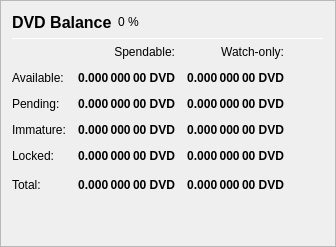
                   <widget class="QFrame" name="frame_Balances">
                    <property name="frameShape">
                     <enum>QFrame::StyledPanel</enum>
                    </property>
                    <property name="frameShadow">
                     <enum>QFrame::Raised</enum>
                    </property>
                    <layout class="QVBoxLayout" name="verticalLayout_4">
                     <item>
                      <layout class="QHBoxLayout" name="horizontalLayout_4">
                       <item>
                        <widget class="QLabel" name="label_5">
                         <property name="minimumSize">
                          <size>
                           <width>0</width>
                           <height>20</height>
                          </size>
                         </property>
                         <property name="font">
                          <font>
                           <pointsize>12</pointsize>
                           <weight>75</weight>
                           <bold>true</bold>
                          </font>
                         </property>
                         <property name="text">
                          <string>DVD Balance</string>
                         </property>
                        </widget>
                       </item>
                       <item>
                        <widget class="QLabel" name="labelDVDPercent">
                         <property name="text">
                          <string notr="true">0 %</string>
                         </property>
                        </widget>
                       </item>
                       <item>
                        <spacer name="horizontalSpacer_3">
                         <property name="orientation">
                          <enum>Qt::Horizontal</enum>
                         </property>
                         <property name="sizeHint" stdset="0">
                          <size>
                           <width>40</width>
                           <height>20</height>
                          </size>
                         </property>
                        </spacer>
                       </item>
                      </layout>
                     </item>
                     <item>
                      <widget class="Line" name="line_Balance">
                       <property name="minimumSize">
                        <size>
                         <width>0</width>
                         <height>1</height>
                        </size>
                       </property>
                       <property name="maximumSize">
                        <size>
                         <width>16777215</width>
                         <height>1</height>
                        </size>
                       </property>
                       <property name="orientation">
                        <enum>Qt::Horizontal</enum>
                       </property>
                      </widget>
                     </item>
                     <item>
                      <layout class="QGridLayout" name="gridLayout">
                       <property name="spacing">
                        <number>12</number>
                       </property>
                       <item row="0" column="1">
                        <widget class="QLabel" name="labelSpendable">
                         <property name="text">
                          <string>Spendable:</string>
                         </property>
                         <property name="alignment">
                          <set>Qt::AlignRight|Qt::AlignTrailing|Qt::AlignVCenter</set>
                         </property>
                        </widget>
                       </item>
                       <item row="0" column="2">
                        <widget class="QLabel" name="labelWatchonly">
                         <property name="text">
                          <string>Watch-only:</string>
                         </property>
                         <property name="alignment">
                          <set>Qt::AlignRight|Qt::AlignTrailing|Qt::AlignVCenter</set>
                         </property>
                        </widget>
                       </item>
                       <item row="1" column="0">
                        <widget class="QLabel" name="labelBalanceText">
                         <property name="text">
                          <string>Available:</string>
                         </property>
                        </widget>
                       </item>
                       <item row="1" column="1">
                        <widget class="QLabel" name="labelBalance">
                         <property name="font">
                          <font>
                           <weight>75</weight>
                           <bold>true</bold>
                          </font>
                         </property>
                         <property name="cursor">
                          <cursorShape>IBeamCursor</cursorShape>
                         </property>
                         <property name="toolTip">
                          <string>Your current spendable balance</string>
                         </property>
                         <property name="text">
                          <string notr="true">0.000 000 00 DVD</string>
                         </property>
                         <property name="alignment">
                          <set>Qt::AlignRight|Qt::AlignTrailing|Qt::AlignVCenter</set>
                         </property>
                         <property name="textInteractionFlags">
                          <set>Qt::LinksAccessibleByMouse|Qt::TextSelectableByKeyboard|Qt::TextSelectableByMouse</set>
                         </property>
                        </widget>
                       </item>
                       <item row="1" column="2">
                        <widget class="QLabel" name="labelWatchAvailable">
                         <property name="font">
                          <font>
                           <weight>75</weight>
                           <bold>true</bold>
                          </font>
                         </property>
                         <property name="cursor">
                          <cursorShape>IBeamCursor</cursorShape>
                         </property>
                         <property name="toolTip">
                          <string>Your current balance in watch-only addresses</string>
                         </property>
                         <property name="text">
                          <string notr="true">0.000 000 00 DVD</string>
                         </property>
                         <property name="alignment">
                          <set>Qt::AlignRight|Qt::AlignTrailing|Qt::AlignVCenter</set>
                         </property>
                         <property name="textInteractionFlags">
                          <set>Qt::LinksAccessibleByMouse|Qt::TextSelectableByKeyboard|Qt::TextSelectableByMouse</set>
                         </property>
                        </widget>
                       </item>
                       <item row="2" column="0">
                        <widget class="QLabel" name="labelPendingText">
                         <property name="text">
                          <string>Pending:</string>
                         </property>
                        </widget>
                       </item>
                       <item row="2" column="1">
                        <widget class="QLabel" name="labelUnconfirmed">
                         <property name="font">
                          <font>
                           <weight>75</weight>
                           <bold>true</bold>
                          </font>
                         </property>
                         <property name="cursor">
                          <cursorShape>IBeamCursor</cursorShape>
                         </property>
                         <property name="toolTip">
                          <string>Total of transactions that have yet to be confirmed, and do not yet count toward the spendable balance</string>
                         </property>
                         <property name="text">
                          <string notr="true">0.000 000 00 DVD</string>
                         </property>
                         <property name="alignment">
                          <set>Qt::AlignRight|Qt::AlignTrailing|Qt::AlignVCenter</set>
                         </property>
                         <property name="textInteractionFlags">
                          <set>Qt::LinksAccessibleByMouse|Qt::TextSelectableByKeyboard|Qt::TextSelectableByMouse</set>
                         </property>
                        </widget>
                       </item>
                       <item row="2" column="2">
                        <widget class="QLabel" name="labelWatchPending">
                         <property name="font">
                          <font>
                           <weight>75</weight>
                           <bold>true</bold>
                          </font>
                         </property>
                         <property name="cursor">
                          <cursorShape>IBeamCursor</cursorShape>
                         </property>
                         <property name="toolTip">
                          <string>Unconfirmed transactions to watch-only addresses</string>
                         </property>
                         <property name="text">
                          <string notr="true">0.000 000 00 DVD</string>
                         </property>
                         <property name="alignment">
                          <set>Qt::AlignRight|Qt::AlignTrailing|Qt::AlignVCenter</set>
                         </property>
                         <property name="textInteractionFlags">
                          <set>Qt::LinksAccessibleByMouse|Qt::TextSelectableByKeyboard|Qt::TextSelectableByMouse</set>
                         </property>
                        </widget>
                       </item>
                       <item row="3" column="0">
                        <widget class="QLabel" name="labelImmatureText">
                         <property name="text">
                          <string>Immature:</string>
                         </property>
                        </widget>
                       </item>
                       <item row="3" column="1">
                        <widget class="QLabel" name="labelImmature">
                         <property name="font">
                          <font>
                           <weight>75</weight>
                           <bold>true</bold>
                          </font>
                         </property>
                         <property name="cursor">
                          <cursorShape>IBeamCursor</cursorShape>
                         </property>
                         <property name="toolTip">
                          <string>Staked or masternode rewards that has not yet matured</string>
                         </property>
                         <property name="text">
                          <string notr="true">0.000 000 00 DVD</string>
                         </property>
                         <property name="alignment">
                          <set>Qt::AlignRight|Qt::AlignTrailing|Qt::AlignVCenter</set>
                         </property>
                         <property name="textInteractionFlags">
                          <set>Qt::LinksAccessibleByMouse|Qt::TextSelectableByKeyboard|Qt::TextSelectableByMouse</set>
                         </property>
                        </widget>
                       </item>
                       <item row="3" column="2">
                        <widget class="QLabel" name="labelWatchImmature">
                         <property name="font">
                          <font>
                           <weight>75</weight>
                           <bold>true</bold>
                          </font>
                         </property>
                         <property name="cursor">
                          <cursorShape>IBeamCursor</cursorShape>
                         </property>
                         <property name="toolTip">
                          <string>Staked or masternode rewards in watch-only addresses that has not yet matured</string>
                         </property>
                         <property name="text">
                          <string notr="true">0.000 000 00 DVD</string>
                         </property>
                         <property name="alignment">
                          <set>Qt::AlignRight|Qt::AlignTrailing|Qt::AlignVCenter</set>
                         </property>
                         <property name="textInteractionFlags">
                          <set>Qt::LinksAccessibleByMouse|Qt::TextSelectableByKeyboard|Qt::TextSelectableByMouse</set>
                         </property>
                        </widget>
                       </item>
                       <item row="4" column="0">
                        <widget class="QLabel" name="labelLockedBalanceText">
                         <property name="toolTip">
                          <string>Locked DVD or Masternode collaterals. These are excluded from zDVD minting.</string>
                         </property>
                         <property name="text">
                          <string>Locked:</string>
                         </property>
                        </widget>
                       </item>
                       <item row="4" column="1">
                        <widget class="QLabel" name="labelLockedBalance">
                         <property name="font">
                          <font>
                           <weight>75</weight>
                           <bold>true</bold>
                          </font>
                         </property>
                         <property name="cursor">
                          <cursorShape>IBeamCursor</cursorShape>
                         </property>
                         <property name="toolTip">
                          <string>Locked DVD or Masternode collaterals. These are excluded from zDVD minting.</string>
                         </property>
                         <property name="text">
                          <string notr="true">0.000 000 00 DVD</string>
                         </property>
                         <property name="alignment">
                          <set>Qt::AlignRight|Qt::AlignTrailing|Qt::AlignVCenter</set>
                         </property>
                         <property name="textInteractionFlags">
                          <set>Qt::LinksAccessibleByMouse|Qt::TextSelectableByKeyboard|Qt::TextSelectableByMouse</set>
                         </property>
                        </widget>
                       </item>
                       <item row="4" column="2">
                        <widget class="QLabel" name="labelWatchLocked">
                         <property name="font">
                          <font>
                           <weight>75</weight>
                           <bold>true</bold>
                          </font>
                         </property>
                         <property name="cursor">
                          <cursorShape>IBeamCursor</cursorShape>
                         </property>
                         <property name="toolTip">
                          <string>Current locked balance in watch-only addresses</string>
                         </property>
                         <property name="text">
                          <string notr="true">0.000 000 00 DVD</string>
                         </property>
                         <property name="alignment">
                          <set>Qt::AlignRight|Qt::AlignTrailing|Qt::AlignVCenter</set>
                         </property>
                         <property name="textInteractionFlags">
                          <set>Qt::LinksAccessibleByMouse|Qt::TextSelectableByKeyboard|Qt::TextSelectableByMouse</set>
                         </property>
                        </widget>
                       </item>
                       <item row="5" column="0">
                        <widget class="QLabel" name="labelTotalText">
                         <property name="toolTip">
                          <string>Your current DividendCash balance, unconfirmed and immature transactions included</string>
                         </property>
                         <property name="text">
                          <string>Total:</string>
                         </property>
                        </widget>
                       </item>
                       <item row="5" column="1">
                        <widget class="QLabel" name="labelTotal">
                         <property name="font">
                          <font>
                           <weight>75</weight>
                           <bold>true</bold>
                          </font>
                         </property>
                         <property name="cursor">
                          <cursorShape>IBeamCursor</cursorShape>
                         </property>
                         <property name="toolTip">
                          <string>Your current DividendCash balance, unconfirmed and immature transactions included</string>
                         </property>
                         <property name="text">
                          <string notr="true">0.000 000 00 DVD</string>
                         </property>
                         <property name="alignment">
                          <set>Qt::AlignRight|Qt::AlignTrailing|Qt::AlignVCenter</set>
                         </property>
                         <property name="textInteractionFlags">
                          <set>Qt::LinksAccessibleByMouse|Qt::TextSelectableByKeyboard|Qt::TextSelectableByMouse</set>
                         </property>
                        </widget>
                       </item>
                       <item row="5" column="2">
                        <widget class="QLabel" name="labelWatchTotal">
                         <property name="font">
                          <font>
                           <weight>75</weight>
                           <bold>true</bold>
                          </font>
                         </property>
                         <property name="cursor">
                          <cursorShape>IBeamCursor</cursorShape>
                         </property>
                         <property name="toolTip">
                          <string>Current total balance in watch-only addresses</string>
                         </property>
                         <property name="text">
                          <string notr="true">0.000 000 00 DVD</string>
                         </property>
                         <property name="alignment">
                          <set>Qt::AlignRight|Qt::AlignTrailing|Qt::AlignVCenter</set>
                         </property>
                         <property name="textInteractionFlags">
                          <set>Qt::LinksAccessibleByMouse|Qt::TextSelectableByKeyboard|Qt::TextSelectableByMouse</set>
                         </property>
                        </widget>
                       </item>
                       <item row="5" column="3">
                        <spacer name="horizontalSpacer_9">
                         <property name="orientation">
                          <enum>Qt::Horizontal</enum>
                         </property>
                         <property name="sizeHint" stdset="0">
                          <size>
                           <width>40</width>
                           <height>20</height>
                          </size>
                         </property>
                        </spacer>
                       </item>
                      </layout>
                     </item>
                     <item>
                      <spacer name="verticalSpacer_3">
                       <property name="orientation">
                        <enum>Qt::Vertical</enum>
                       </property>
                       <property name="sizeHint" stdset="0">
                        <size>
                         <width>20</width>
                         <height>40</height>
                        </size>
                       </property>
                      </spacer>
                     </item>
                    </layout>
                   </widget>
